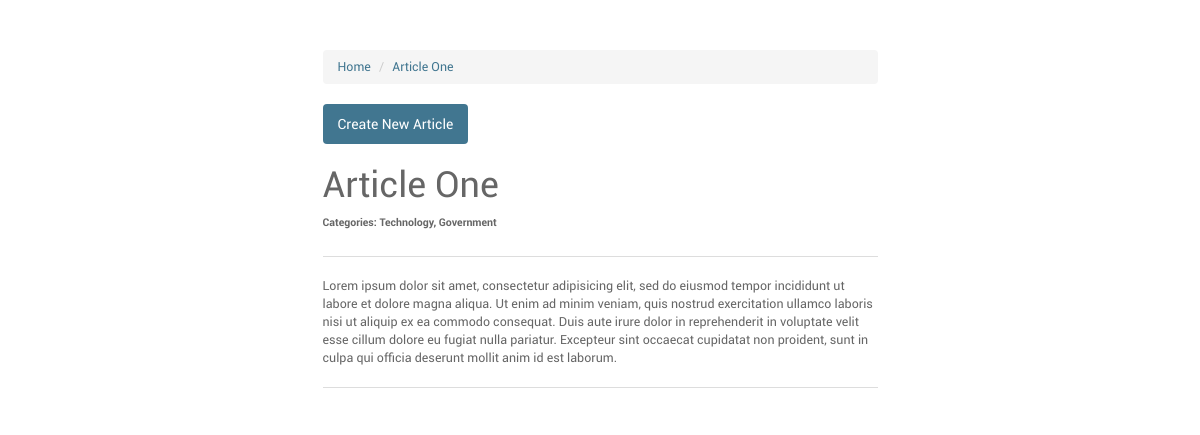
Screenshot of /articles/article-one/ with the database file from the repository.
### mhubblog_app/models.py (models this page shows, shortened)
@python_2_unicode_compatible
class Article(models.Model):
    publisher = models.OneToOneField(User, on_delete=models.CASCADE)
    title = models.CharField(max_length=700)
    slug = models.SlugField(unique=True)
    image = models.FileField(blank=True, null=True, upload_to="uploads/")
    content = models.TextField()
    categories = models.ManyToManyField("Category", related_name="articles")
    date_created = models.DateTimeField(auto_now_add=True)
    last_updated = models.DateTimeField(auto_now=True)
    def display_categories(self):
        return ", ".join([category.title for category in self.categories.all()])
    display_categories.short_description = "Categories"

@python_2_unicode_compatible
class Category(models.Model):
    title = models.CharField(max_length=30, help_text=_("Enter an article category name"))
    color = models.CharField(max_length=10, help_text=_("Enter a class name representing the category color"))
    class Meta:
        verbose_name_plural = "Categories"

### mhubblog_app/views.py (the view)
# urls.py: url(r'^articles/(?P<slug>[-\w]+)/$', view=views.article_detail, name="article-detail"),
def article_detail(request, slug):
    article = get_object_or_404(Article, slug=slug)
    context = {
        "article": article,
    }
    return render(request, "mhubblog_app/article_detail.html", context)

### mhubblog_app/templates/mhubblog_app/article_detail.html (shortened to what this page needs)
{% extends "mhubblog_app/base.html" %}
{% block main_content %}
	<ol class="breadcrumb">
		<li><a href="{% url 'mhubblog_app:index' %}">Home</a></li>
		<li><a href="{% url 'mhubblog_app:article-detail' article.slug %}">{{ article.title }}</a></li>
	</ol>
	<a href="{% url 'mhubblog_app:create-article' %}" class="btn btn-primary">Create New Article</a>
	<h1>{{ article.title }}</h1>
	<label><small>Categories: {{ article.display_categories }}</small></label>
	<hr>
	<p>{{ article.content }}</p>
	<hr>
{% endblock %}

### mhubblog_app/static/css/style.css (style rules this page uses)
body { margin: 0; padding: 0; font-size: 1.25rem; font-family: "Roboto","Lucida Grande","DejaVu Sans","Bitstream Vera Sans",Verdana,Arial,sans-serif; color: #666666; background: #FFFFFF; }
hr { margin-top: 20px; margin-bottom: 20px; border: 0; border-top: 1px solid #DDDDDD; }
h1, h2, h3, h4, h5, h6 { color: #666666; font-weight: normal; }
a { color: #417690; }
.btn, input[type=submit], input[type=btn], .submit-row input, a.btn { background: #79aec8; padding: 10px 15px; border: 0px !important; border-radius: 4px; color: #fff !important; cursor: pointer; }
.btn-primary, a.btn-primary, input[type=submit].btn-primary, .submit-row input.btn-primary { border: none; font-weight: 400; background: #417690 !important; }

### rows the page displays
Article: title "Article One", display_categories "Technology, Government", content "Lorem ipsum dolor sit amet, consectetur adipisicing elit, sed do eiusmod tempor incididunt ut labore et dolore magna aliqua. Ut enim ad minim veniam, quis nostrud exercitation ullamco laboris nisi ut aliquip ex ea commodo consequat. Duis aute irure dolor in reprehenderit in voluptate velit esse cillum dolore eu fugiat nulla pariatur. Excepteur sint occaecat cupidatat non proident, sunt in culpa qui officia deserunt mollit anim id est laborum."
